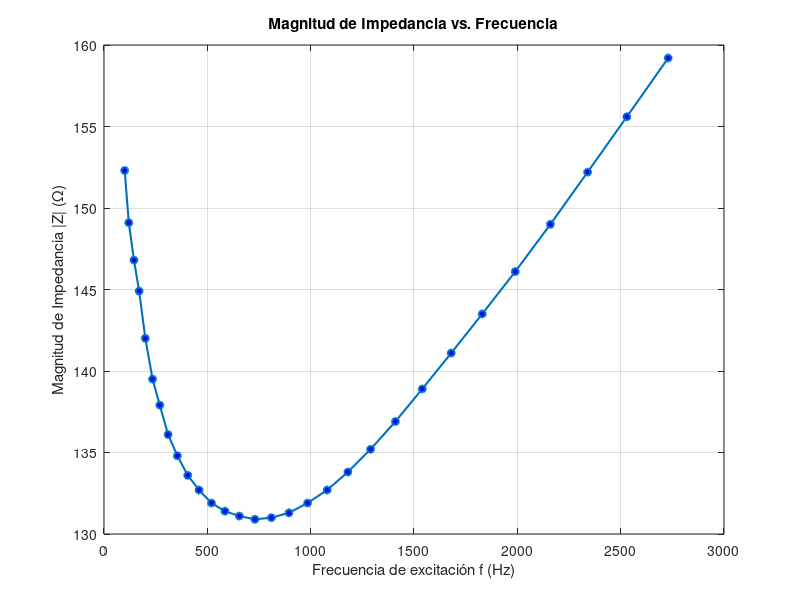

This chart was generated by the following MATLAB code:
% ===============================
% PARTE A: Análisis exploratorio
% ===============================

% Datos
% Frecuencia f (Hz)
f = [100, 120, 145, 170, 200, 235, 270, 310, 355, 405, 460, 520, 585, ...
     655, 730, 810, 895, 985, 1080, 1180, 1290, 1410, 1540, 1680, 1830, ...
     1990, 2160, 2340, 2530, 2730];

% Magnitud de la impedancia |Z| (Ohmios)
Z = [152.3, 149.1, 146.8, 144.9, 142.0, 139.5, 137.9, 136.1, 134.8, ...
     133.6, 132.7, 131.9, 131.4, 131.1, 130.9, 131.0, 131.3, 131.9, ...
     132.7, 133.8, 135.2, 136.9, 138.9, 141.1, 143.5, 146.1, 149.0, ...
     152.2, 155.6, 159.2];

% Gráfico
figure;
plot(f, Z, '-o', 'LineWidth', 1.5, 'MarkerSize', 5, 'MarkerFaceColor', 'b');
grid on; 
title('Magnitud de Impedancia vs. Frecuencia');
xlabel('Frecuencia de excitación f (Hz)');
ylabel('Magnitud de Impedancia |Z| (\Omega)');
